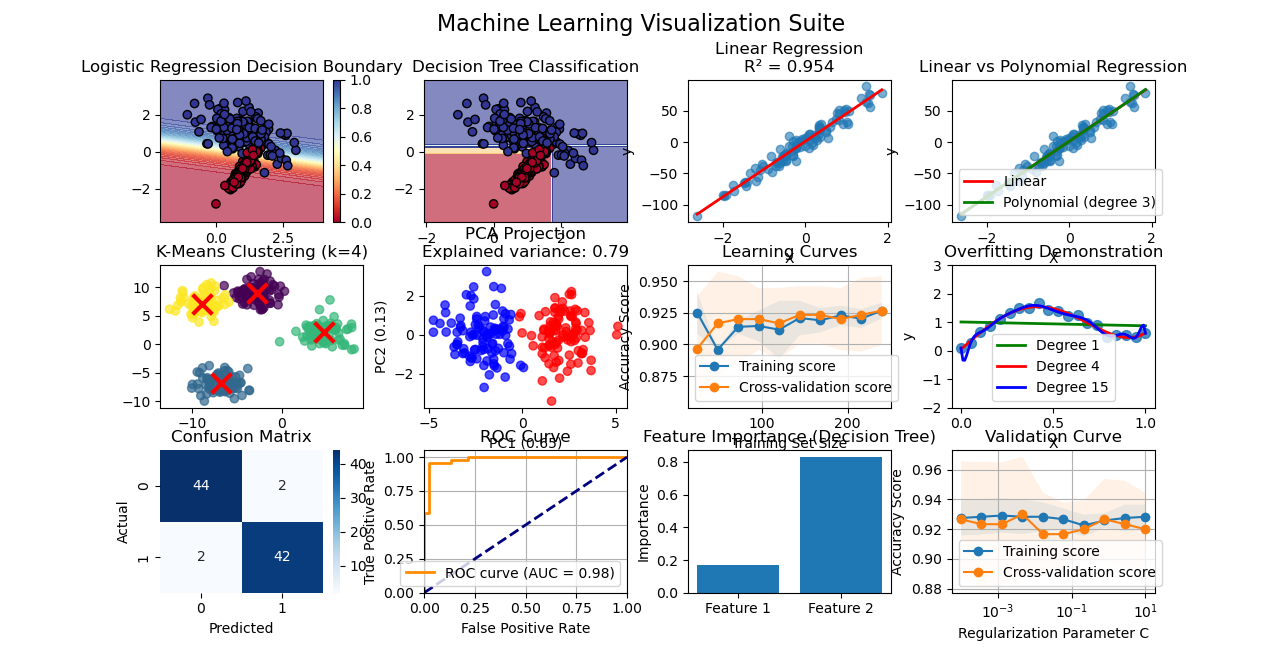

This figure's Python source:
import numpy as np
import matplotlib.pyplot as plt
from sklearn.datasets import make_classification, make_regression, make_blobs
from sklearn.model_selection import train_test_split
from sklearn.linear_model import LogisticRegression, LinearRegression
from sklearn.tree import DecisionTreeClassifier
from sklearn.cluster import KMeans
from sklearn.decomposition import PCA
from sklearn.preprocessing import StandardScaler

# Set random seed for reproducibility
np.random.seed(42)

# Create datasets
X_class, y_class = make_classification(n_samples=300, n_features=2, n_redundant=0, 
                                      n_informative=2, n_clusters_per_class=1, random_state=42)
X_reg, y_reg = make_regression(n_samples=100, n_features=1, noise=10, random_state=42)
X_cluster, _ = make_blobs(n_samples=300, centers=4, n_features=2, 
                         random_state=42, cluster_std=1.5)

# Create comprehensive ML visualization
fig = plt.figure(figsize=(16, 12))
gs = fig.add_gridspec(3, 4, hspace=0.3, wspace=0.3)

# 1. Classification with Decision Boundary
ax1 = fig.add_subplot(gs[0, 0])
X_train, X_test, y_train, y_test = train_test_split(X_class, y_class, test_size=0.3, random_state=42)

# Train logistic regression
clf = LogisticRegression()
clf.fit(X_train, y_train)

# Plot decision boundary
h = 0.02
x_min, x_max = X_class[:, 0].min() - 1, X_class[:, 0].max() + 1
y_min, y_max = X_class[:, 1].min() - 1, X_class[:, 1].max() + 1
xx, yy = np.meshgrid(np.arange(x_min, x_max, h),
                     np.arange(y_min, y_max, h))
Z = clf.predict_proba(np.c_[xx.ravel(), yy.ravel()])[:, 1]
Z = Z.reshape(xx.shape)

ax1.contourf(xx, yy, Z, levels=50, alpha=0.6, cmap='RdYlBu')
scatter = ax1.scatter(X_class[:, 0], X_class[:, 1], c=y_class, cmap='RdYlBu', edgecolors='black')
ax1.set_title('Logistic Regression Decision Boundary')
plt.colorbar(scatter, ax=ax1)

# 2. Decision Tree Visualization
ax2 = fig.add_subplot(gs[0, 1])
tree_clf = DecisionTreeClassifier(max_depth=3, random_state=42)
tree_clf.fit(X_train, y_train)

# Plot decision boundary for tree
Z_tree = tree_clf.predict_proba(np.c_[xx.ravel(), yy.ravel()])[:, 1]
Z_tree = Z_tree.reshape(xx.shape)

ax2.contourf(xx, yy, Z_tree, levels=50, alpha=0.6, cmap='RdYlBu')
scatter2 = ax2.scatter(X_class[:, 0], X_class[:, 1], c=y_class, cmap='RdYlBu', edgecolors='black')
ax2.set_title('Decision Tree Classification')

# 3. Linear Regression
ax3 = fig.add_subplot(gs[0, 2])
reg = LinearRegression()
reg.fit(X_reg, y_reg)

ax3.scatter(X_reg, y_reg, alpha=0.6)
X_plot = np.linspace(X_reg.min(), X_reg.max(), 100).reshape(-1, 1)
y_plot = reg.predict(X_plot)
ax3.plot(X_plot, y_plot, 'r-', linewidth=2)
ax3.set_title(f'Linear Regression\nR² = {reg.score(X_reg, y_reg):.3f}')
ax3.set_xlabel('X')
ax3.set_ylabel('y')

# 4. Polynomial Regression
ax4 = fig.add_subplot(gs[0, 3])
from sklearn.preprocessing import PolynomialFeatures
from sklearn.pipeline import Pipeline

# Create polynomial features
poly_reg = Pipeline([
    ('poly', PolynomialFeatures(degree=3)),
    ('linear', LinearRegression())
])
poly_reg.fit(X_reg, y_reg)

y_poly = poly_reg.predict(X_plot)
ax4.scatter(X_reg, y_reg, alpha=0.6)
ax4.plot(X_plot, y_plot, 'r-', linewidth=2, label='Linear')
ax4.plot(X_plot, y_poly, 'g-', linewidth=2, label='Polynomial (degree 3)')
ax4.set_title('Linear vs Polynomial Regression')
ax4.legend()
ax4.set_xlabel('X')
ax4.set_ylabel('y')

# 5. K-Means Clustering
ax5 = fig.add_subplot(gs[1, 0])
kmeans = KMeans(n_clusters=4, random_state=42)
cluster_labels = kmeans.fit_predict(X_cluster)

scatter3 = ax5.scatter(X_cluster[:, 0], X_cluster[:, 1], c=cluster_labels, cmap='viridis', alpha=0.7)
centers = kmeans.cluster_centers_
ax5.scatter(centers[:, 0], centers[:, 1], c='red', marker='x', s=200, linewidths=3)
ax5.set_title('K-Means Clustering (k=4)')

# 6. PCA Visualization
ax6 = fig.add_subplot(gs[1, 1])
# Create higher dimensional data
X_high_dim = np.random.randn(200, 4)
# Add some structure
X_high_dim[:100, 0] += 3
X_high_dim[100:, 1] += 3

pca = PCA(n_components=2)
X_pca = pca.fit_transform(X_high_dim)

colors = ['red' if i < 100 else 'blue' for i in range(200)]
ax6.scatter(X_pca[:, 0], X_pca[:, 1], c=colors, alpha=0.7)
ax6.set_title(f'PCA Projection\nExplained variance: {pca.explained_variance_ratio_.sum():.2f}')
ax6.set_xlabel(f'PC1 ({pca.explained_variance_ratio_[0]:.2f})')
ax6.set_ylabel(f'PC2 ({pca.explained_variance_ratio_[1]:.2f})')

# 7. Learning Curves
ax7 = fig.add_subplot(gs[1, 2])
from sklearn.model_selection import learning_curve

# Generate learning curve for logistic regression
train_sizes, train_scores, val_scores = learning_curve(
    LogisticRegression(), X_class, y_class, cv=5,
    train_sizes=np.linspace(0.1, 1.0, 10))

ax7.plot(train_sizes, np.mean(train_scores, axis=1), 'o-', label='Training score')
ax7.plot(train_sizes, np.mean(val_scores, axis=1), 'o-', label='Cross-validation score')
ax7.fill_between(train_sizes, np.mean(train_scores, axis=1) - np.std(train_scores, axis=1),
                np.mean(train_scores, axis=1) + np.std(train_scores, axis=1), alpha=0.1)
ax7.fill_between(train_sizes, np.mean(val_scores, axis=1) - np.std(val_scores, axis=1),
                np.mean(val_scores, axis=1) + np.std(val_scores, axis=1), alpha=0.1)
ax7.set_xlabel('Training Set Size')
ax7.set_ylabel('Accuracy Score')
ax7.set_title('Learning Curves')
ax7.legend()
ax7.grid(True)

# 8. Overfitting Demonstration
ax8 = fig.add_subplot(gs[1, 3])
from sklearn.preprocessing import PolynomialFeatures
from sklearn.metrics import mean_squared_error

# Generate simple dataset
X_simple = np.linspace(0, 1, 20).reshape(-1, 1)
y_simple = 1.5 * X_simple.ravel() + np.sin(1.5 * np.pi * X_simple.ravel()) + np.random.normal(0, 0.1, 20)

degrees = [1, 4, 15]
colors_poly = ['green', 'red', 'blue']
X_plot_simple = np.linspace(0, 1, 100).reshape(-1, 1)

ax8.scatter(X_simple, y_simple, alpha=0.8, s=50)

for degree, color in zip(degrees, colors_poly):
    poly_features = PolynomialFeatures(degree=degree)
    X_poly = poly_features.fit_transform(X_simple)
    poly_reg_demo = LinearRegression()
    poly_reg_demo.fit(X_poly, y_simple)
    
    X_plot_poly = poly_features.transform(X_plot_simple)
    y_plot_poly = poly_reg_demo.predict(X_plot_poly)
    
    ax8.plot(X_plot_simple, y_plot_poly, color=color, linewidth=2, 
            label=f'Degree {degree}')

ax8.set_xlabel('X')
ax8.set_ylabel('y')
ax8.set_title('Overfitting Demonstration')
ax8.legend()
ax8.set_ylim(-2, 3)

# 9. Confusion Matrix Visualization
ax9 = fig.add_subplot(gs[2, 0])
from sklearn.metrics import confusion_matrix
import seaborn as sns

y_pred = clf.predict(X_test)
cm = confusion_matrix(y_test, y_pred)

sns.heatmap(cm, annot=True, fmt='d', cmap='Blues', ax=ax9)
ax9.set_title('Confusion Matrix')
ax9.set_xlabel('Predicted')
ax9.set_ylabel('Actual')

# 10. ROC Curve
ax10 = fig.add_subplot(gs[2, 1])
from sklearn.metrics import roc_curve, auc

y_pred_proba = clf.predict_proba(X_test)[:, 1]
fpr, tpr, _ = roc_curve(y_test, y_pred_proba)
roc_auc = auc(fpr, tpr)

ax10.plot(fpr, tpr, color='darkorange', lw=2, label=f'ROC curve (AUC = {roc_auc:.2f})')
ax10.plot([0, 1], [0, 1], color='navy', lw=2, linestyle='--')
ax10.set_xlim([0.0, 1.0])
ax10.set_ylim([0.0, 1.05])
ax10.set_xlabel('False Positive Rate')
ax10.set_ylabel('True Positive Rate')
ax10.set_title('ROC Curve')
ax10.legend(loc="lower right")
ax10.grid(True)

# 11. Feature Importance (for tree)
ax11 = fig.add_subplot(gs[2, 2])
feature_names = ['Feature 1', 'Feature 2']
importances = tree_clf.feature_importances_
ax11.bar(feature_names, importances)
ax11.set_title('Feature Importance (Decision Tree)')
ax11.set_ylabel('Importance')

# 12. Validation Curve
ax12 = fig.add_subplot(gs[2, 3])
from sklearn.model_selection import validation_curve

param_range = np.logspace(-4, 1, 10)
train_scores_val, test_scores_val = validation_curve(
    LogisticRegression(max_iter=1000), X_class, y_class, 
    param_name='C', param_range=param_range, cv=5)

ax12.semilogx(param_range, np.mean(train_scores_val, axis=1), 'o-', 
             label='Training score')
ax12.semilogx(param_range, np.mean(test_scores_val, axis=1), 'o-', 
             label='Cross-validation score')
ax12.fill_between(param_range, np.mean(train_scores_val, axis=1) - np.std(train_scores_val, axis=1),
                 np.mean(train_scores_val, axis=1) + np.std(train_scores_val, axis=1), alpha=0.1)
ax12.fill_between(param_range, np.mean(test_scores_val, axis=1) - np.std(test_scores_val, axis=1),
                 np.mean(test_scores_val, axis=1) + np.std(test_scores_val, axis=1), alpha=0.1)
ax12.set_xlabel('Regularization Parameter C')
ax12.set_ylabel('Accuracy Score')
ax12.set_title('Validation Curve')
ax12.legend()
ax12.grid(True)

plt.suptitle('Machine Learning Visualization Suite', fontsize=16)
plt.show()
